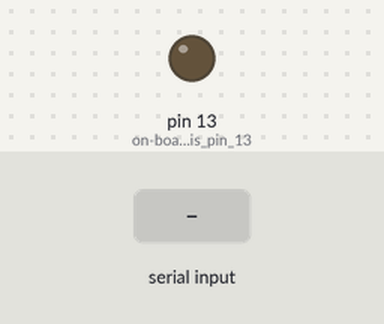
Simulated run of this sketch. Board: Arduino Uno, built with avr-gcc and run on an emulated ATmega328P. Parts: output pins drawn as LEDs (lit = HIGH). Inputs (shaded band) come from the test bench. What the sketch prints to the serial monitor is not drawn.

Above: at 1.2 s.
1.3 s: byte 30 received over Serial
At 2.5 s:
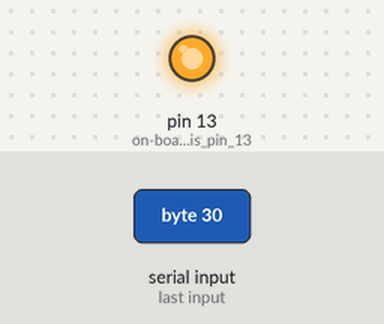
2.8 s: byte 90 received over Serial
4.3 s: byte 120 received over Serial
Timing chart, 0 to 7.3 s (numbered marks = the images above; inputs shaded):
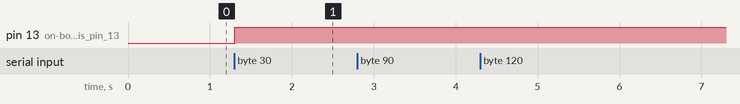

Measured:
- after the input at 1.3 s, pin 13 (on-board_LED_is_pin_13): LOW → HIGH at once

The sketch:

Vincent_Hu_01a.ino
```cpp
// Project 1

// R.Kuc

// 8/29/2013

//

// This program transmits with single byte inputs only

// displays byte in different formats

// controls on-board LED ("a" turns it on, else turned off)

int inByte; // for incoming serial data

void setup() {

  Serial.begin(9600); // opens serial port, sets data rate to 9600 baud

  pinMode(13, OUTPUT); // on-board LED is pin 13 (port B, pin 5 )

}

void loop() {

  // display data only when you receive data:

  if (Serial.available() > 0) {

    // read the incoming byte:

    inByte = Serial.read();

    // display what you read:

    Serial.println("I received: ");

    Serial.print("DEC: ");

    Serial.println(inByte, DEC);

    Serial.print("HEX: ");

    Serial.println(inByte, HEX);

    Serial.print("Binary: ");

    Serial.println(inByte, BIN);

    Serial.print("ASCII: ");

    Serial.write(inByte); // Serial.write prints ASCII

    Serial.println(); // line feed + CR

    digitalWrite(13,0); // turn off LED

    if(isEven(inByte)){

      digitalWrite(13,1); // turn on if 'a' was sent

    }

  }

}

boolean isEven(int inByte) {

  return inByte % 2 == 0;

}
```
